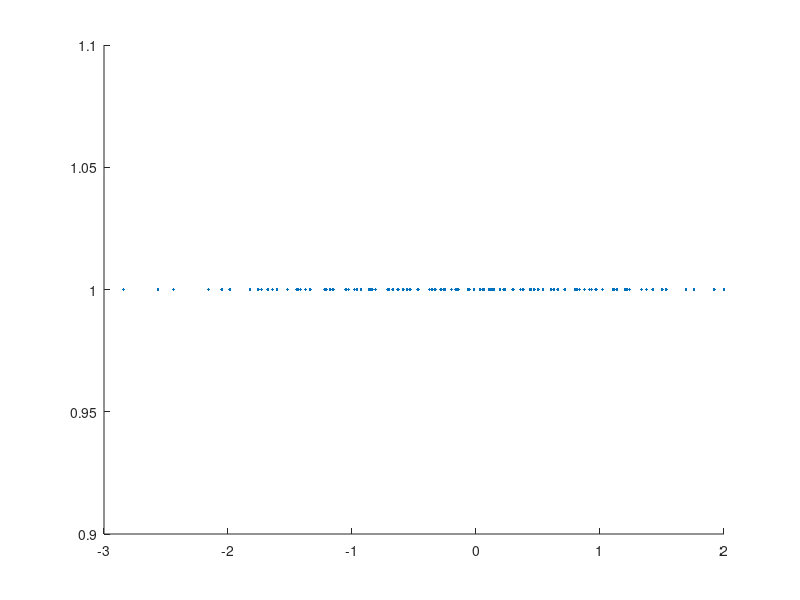

Here is the MATLAB script that generated this plot:
% --- Model Parameters ----
L = 8;
J = 1;
Delta = 0.5;

% ---- 1-site operators ----
Sx_1site = 0.5*[0 1;...
                1 0];
Sy_1site = 0.5*[0 -1i;...
                1i 0];
Sz_1site = 0.5*[1 0;...
                0 -1];
Id_1site = eye(2);

% ---- L-site spin operators ----
Sx = cell(1,L);
Sy = cell(1,L);
Sz = cell(1,L);

for pos = 1:L
  Sx{pos} = kron(eye(2^(pos-1)),kron(Sx_1site,eye(2^(L-pos))));   % id * id * ...* id * Sx * id * ... * id 
  Sy{pos} = kron(eye(2^(pos-1)),kron(Sy_1site,eye(2^(L-pos))));
  Sz{pos} = kron(eye(2^(pos-1)),kron(Sz_1site,eye(2^(L-pos))));
end

% ---- Hamiltonian ----
H = zeros(2^L);
for i = 1:(L-1)
  H = H + J*(Sx{i}*Sx{i+1} + Sy{i}*Sy{i+1} + Delta*Sz{i}*Sz{i+1});
end

% ---- Full diagonalization ----

[V,D] = eig(H);
scatter(diag(D),ones(2^L,1),'.')



